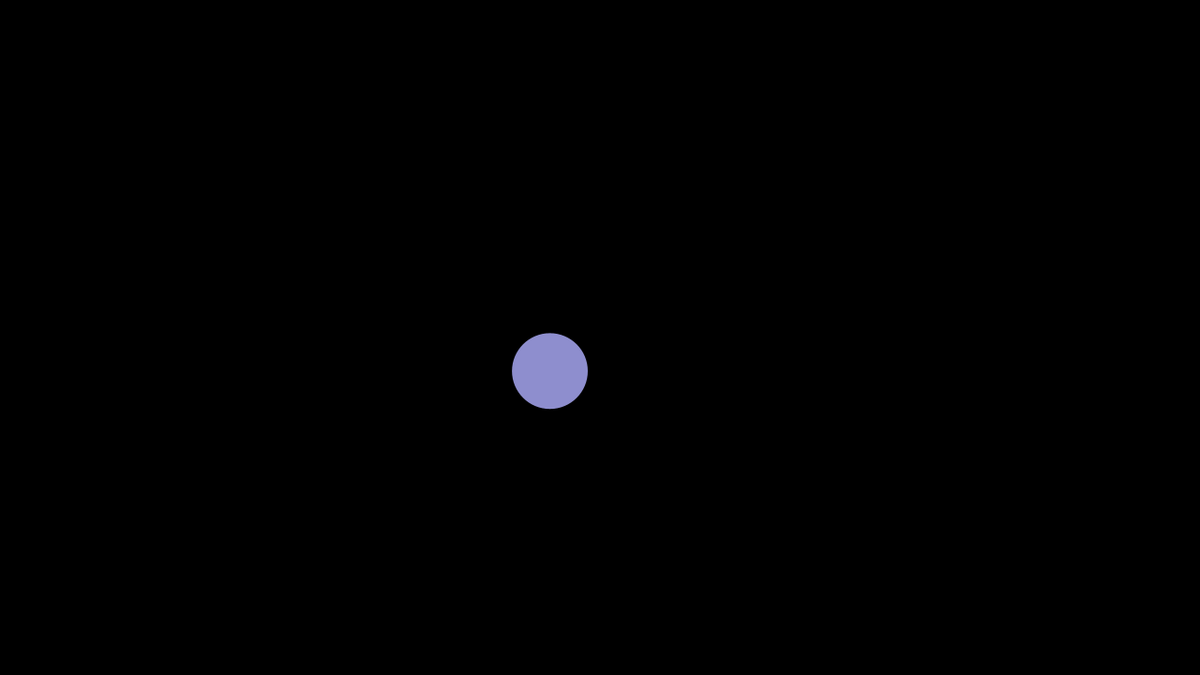
Frame 1 (no input)
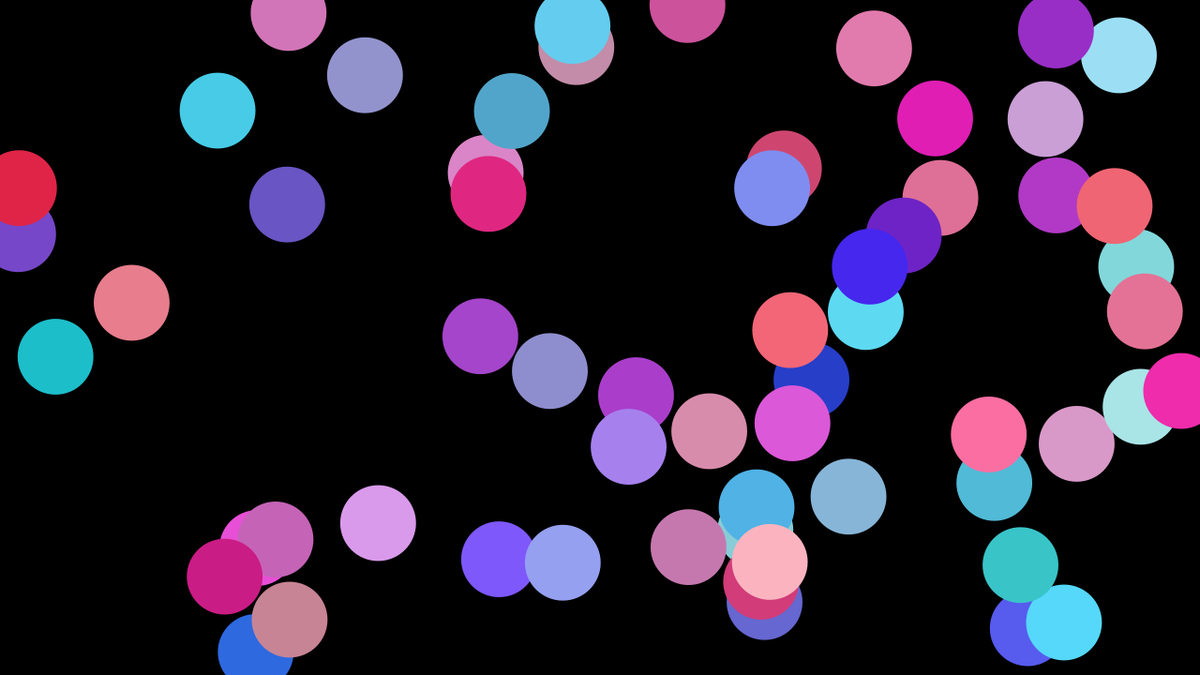
Frame 60 (the mouse pressed at the canvas centre just before this capture)
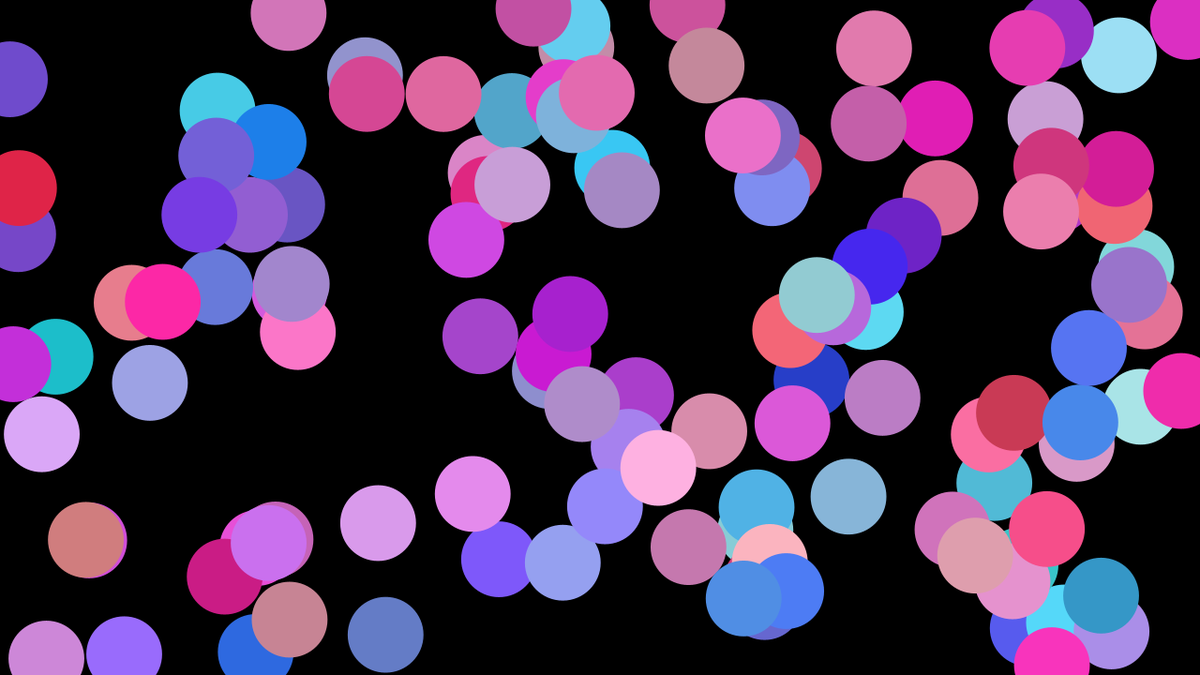
Frame 120 (the mouse held since frame 60 and released just before this capture)

The Processing sketch that drew these frames (run headless with seeded random() and noise(); from frame 60 on, the mouse is pressed at the canvas centre):

// Processing sketch: sketch_240923c
// ── sketch_240923c.pde
float x = random(width);
float y = random(height);
float r = random(255);
float g = random(255);
float b = random(255);
float size = random(255);

void setup() {
  size(1280, 720);
  background(0);
  noStroke();
  colorMode(HSB);
}

void draw() {
   x = random(width);
 y = random(height);
 r = random(127,255);
 g = random(64, 225);
 b = random(194, 255);
 fill(r,g,b);
 circle(x,y,size);
}
